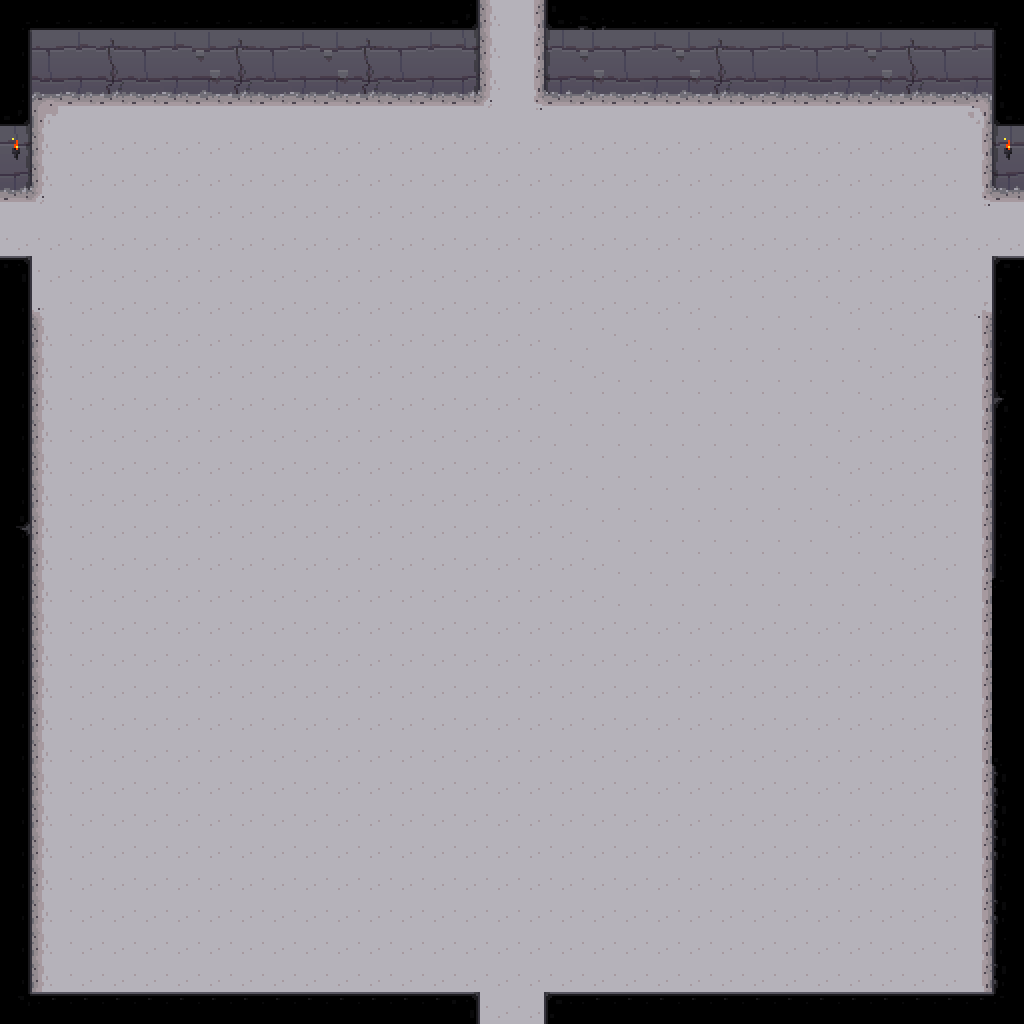

This game map was drawn from its Tiled (.tmx) file and the tilesets committed beside it. A one-line description and the trimmed map source follow:
An orthogonal 32x32 tile map with 32x32 px tiles, 4 tile layers (ground, walls, objects, tops) and 10 objects (2x light, item, monster).

<map version="1.0" orientation="orthogonal" width="32" height="32" tilewidth="32" tileheight="32">
 <tileset firstgid="1" name="dungeon tileset calciumtrice" tilewidth="32" tileheight="32">
  <image source="../textures/spritesheets/dungeon tileset calciumtrice.png" width="960" height="808" />
 </tileset>
 <layer name="ground" width="32" height="32">
  <data>[1024 cells, 1024 non-empty, 11 distinct tile ids]</data>
 </layer>
 <layer name="walls" width="32" height="32">
  <data>[1024 cells, 64 non-empty, 12 distinct tile ids]</data>
 </layer>
 <layer name="objects" width="32" height="32">
  <data>[1024 cells, 2 non-empty, 1 distinct tile ids]</data>
 </layer>
 <layer name="tops" width="32" height="32">
  <data>[1024 cells, 112 non-empty, 17 distinct tile ids]</data>
 </layer>
 <objectgroup name="colliderWalls" width="0" height="0">
  <object x="0" y="0" width="480" height="96" />
  <object x="544" y="0" width="480" height="96" />
  <object x="0" y="96" width="32" height="96" />
  <object x="992" y="96" width="32" height="96" />
  <object x="0" y="288" width="32" height="736" />
  <object x="992" y="288" width="32" height="736" />
 </objectgroup>
 <objectgroup name="lights" width="32" height="32">
  <object name="light" x="992" y="128" width="32" height="32" />
  <object name="light" x="0" y="128" width="32" height="32" />
 </objectgroup>
 <objectgroup name="mapObjects" width="32" height="32">
  <object name="item" x="288" y="416" width="32" height="32">
   <properties>
    <property name="type" value="potion_hp" />
    <property name="value" value="10" />
   </properties>
  </object>
  <object name="monster" x="384" y="416" width="32" height="32">
   <properties>
    <property name="type" value="zombie" />
   </properties>
  </object>
 </objectgroup>
</map>
